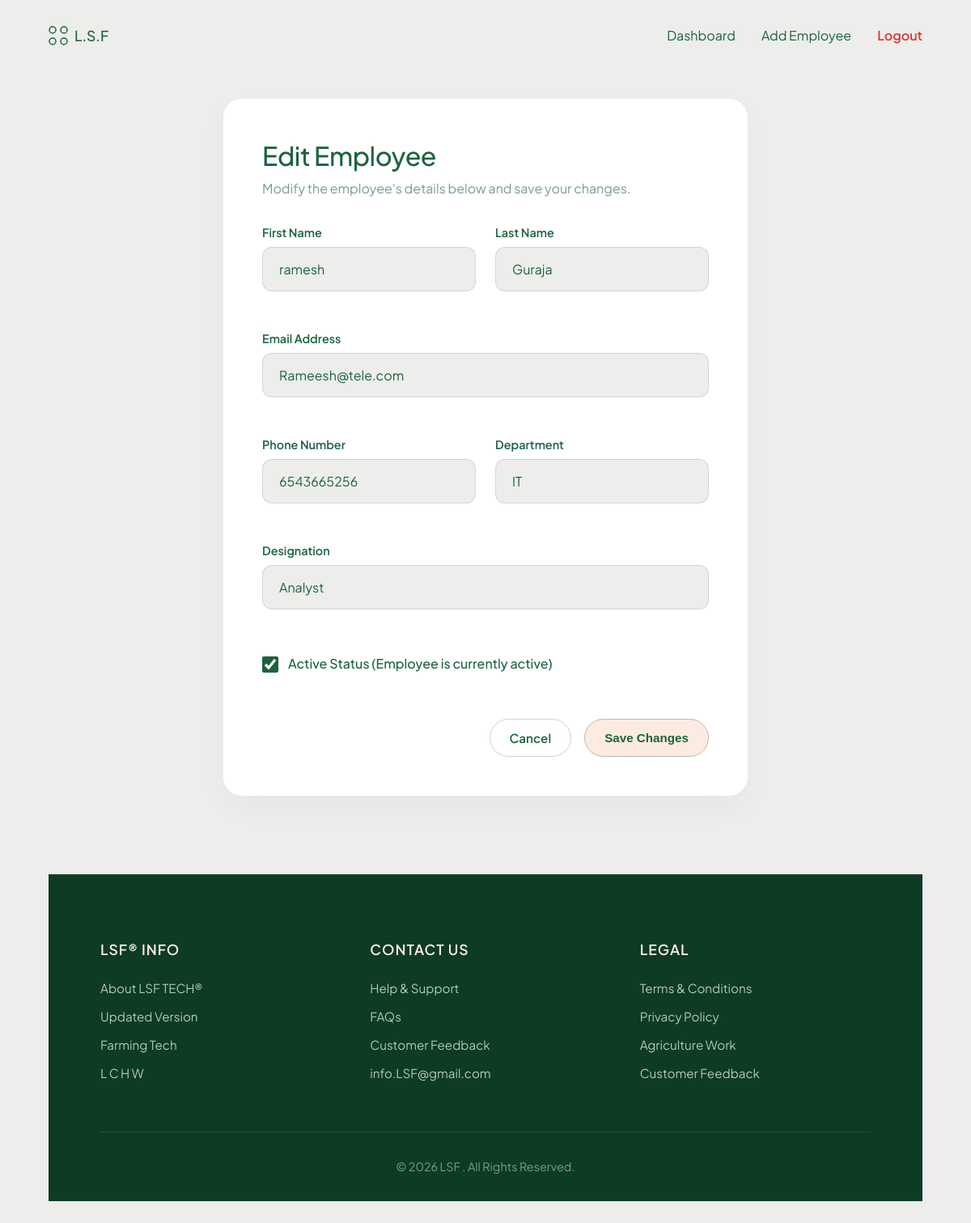
/hrms/employee/edit/3/ (signed in), run on the app's committed database.
### ark/models.py (models this page shows, shortened)
class Employee(models.Model):
    first_name = models.CharField(max_length=100)
    last_name = models.CharField(max_length=100)
    email = models.EmailField(unique=True)
    phone = models.CharField(max_length=15)
    designation = models.CharField(max_length=100)
    department = models.CharField(max_length=100)
    date_joined = models.DateField(auto_now_add=True)
    is_active = models.BooleanField(default=True)

### ark/views.py (the view, shortened to what this page needs)
# urls.py: path('hrms/employee/edit/<int:emp_id>/', edit_employee_view, name='edit_employee'),
@login_required
def edit_employee_view(request, emp_id):
    if not request.user.is_superuser:
        messages.error(request, "Unauthorized access. Only HR/Admin can edit employees.")
        return redirect('hrms_dashboard')
    employee = get_object_or_404(Employee, id=emp_id)
    return render(request, 'edit_employee.html', {'employee': employee})

### templates/edit_employee.html (shortened to what this page needs)
{% extends 'base.html' %}
{% block content %}
<main class="dashboard-container">
    <div class="form-card">
        <h2>Edit Employee</h2>
        <p class="subtitle">Modify the employee's details below and save your changes.</p>
        <form method="POST" action="{% url 'edit_employee' employee.id %}">
            <div class="form-grid">
                <div class="form-field-group">
                    <label class="form-field-label" for="first_name">First Name</label>
                    <input class="form-field-input" type="text" id="first_name" name="first_name" required value="{{ employee.first_name }}" placeholder="e.g. John">
                </div>
                <div class="form-field-group">
                    <label class="form-field-label" for="last_name">Last Name</label>
                    <input class="form-field-input" type="text" id="last_name" name="last_name" required value="{{ employee.last_name }}" placeholder="e.g. Doe">
                </div>
                <div class="form-field-group form-span-2">
                    <label class="form-field-label" for="email">Email Address</label>
                    <input class="form-field-input" type="email" id="email" name="email" required value="{{ employee.email }}" placeholder="name@company.com">
                </div>
                <div class="form-field-group">
                    <label class="form-field-label" for="phone">Phone Number</label>
                    <input class="form-field-input" type="tel" id="phone" name="phone" required value="{{ employee.phone }}" placeholder="e.g. +91 9999999999">
                </div>
                <div class="form-field-group">
                    <label class="form-field-label" for="department">Department</label>
                    <input class="form-field-input" type="text" id="department" name="department" required value="{{ employee.department }}" placeholder="e.g. Agronomy">
                </div>
                <div class="form-field-group form-span-2">
                    <label class="form-field-label" for="designation">Designation</label>
                    <input class="form-field-input" type="text" id="designation" name="designation" required value="{{ employee.designation }}" placeholder="e.g. Drone Operator Lead">
                </div>
                <div class="form-field-group form-span-2" style="display: flex; align-items: center; gap: 0.75rem; margin-top: 0.5rem;">
                    <input type="checkbox" id="is_active" name="is_active" {% if employee.is_active %}checked{% endif %} style="width: 20px; height: 20px; accent-color: #1b633e; cursor: pointer;">
                    <label for="is_active" class="form-field-label" style="margin-bottom: 0; cursor: pointer; font-size: 1rem; font-weight: 500;">Active Status (Employee is currently active)</label>
                </div>
            </div>
            <div class="form-actions">
                <a href="{% url 'hrms_dashboard' %}" class="btn-secondary">Cancel</a>
                <button type="submit" class="btn-primary">Save Changes</button>
            </div>
        </form>
    </div>
</main>
{% endblock %}

### static/assets/css/style.css (style rules this page uses)
* { margin: 0; padding: 0; box-sizing: border-box; }
html { scroll-behavior: smooth; }
body { font-family: 'Plus Jakarta Sans', sans-serif; background-color: #ededeb; color: #1b633e; padding: 2rem clamp(1rem, 5vw, 4rem); line-height: 1.4; }
.form-field-group { margin-bottom: 1.5rem; }
.form-field-label { display: block; font-size: 0.9rem; font-weight: 600; color: #1b633e; margin-bottom: 0.5rem; }
.form-field-input, .form-field-textarea { width: 100%; padding: 1rem 1.25rem; border-radius: 12px; border: 1px solid rgba(27, 99, 62, 0.15); background-color: #ededeb; color: #1b633e; font-family: inherit; font-size: 1rem; outline: none; transition: all 0.3s cubic-bezier(0.16, 1, 0.3, 1); }
.dashboard-container { max-width: 1280px; margin: 0 auto 3rem auto; padding: 0; }
.btn-primary { display: inline-flex; align-items: center; gap: 0.5rem; text-decoration: none; color: #1b633e; background-color: #fcebe1; padding: 0.75rem 1.5rem; border-radius: 50px; font-size: 0.95rem; font-weight: 600; border: 1px solid #c2b5ae; cursor: pointer; transition: all 0.3s cubic-bezier(0.16, 1, 0.3, 1); }
.btn-secondary { display: inline-flex; align-items: center; gap: 0.5rem; text-decoration: none; color: #1b633e; background-color: transparent; padding: 0.75rem 1.5rem; border-radius: 50px; font-size: 0.95rem; font-weight: 600; border: 1px solid rgba(27, 99, 62, 0.25); cursor: pointer; transition: all 0.3s cubic-bezier(0.16, 1, 0.3, 1); }
.form-card { max-width: 650px; margin: 2rem auto 4rem auto; background-color: #ffffff; padding: 3rem; border-radius: 24px; border: 1px solid rgba(27, 99, 62, 0.1); box-shadow: 0 15px 35px rgba(27, 99, 62, 0.03); }
.form-card h2 { font-size: 2rem; font-weight: 500; margin-bottom: 0.5rem; color: #1b633e; letter-spacing: -0.5px; }
.form-card p.subtitle { color: #7b9c8a; font-size: 1rem; margin-bottom: 2rem; }
.form-grid { display: grid; grid-template-columns: 1fr 1fr; gap: 1.5rem; margin-bottom: 2rem; }
.form-span-2 { grid-column: span 2; }
.form-actions { display: flex; justify-content: flex-end; gap: 1rem; margin-top: 2rem; }

### data on the page
Employee: first_name "ramesh", last_name "Guraja", email "Rameesh@tele.com", phone "6543665256", department "IT", designation "Analyst", is_active "☑"
